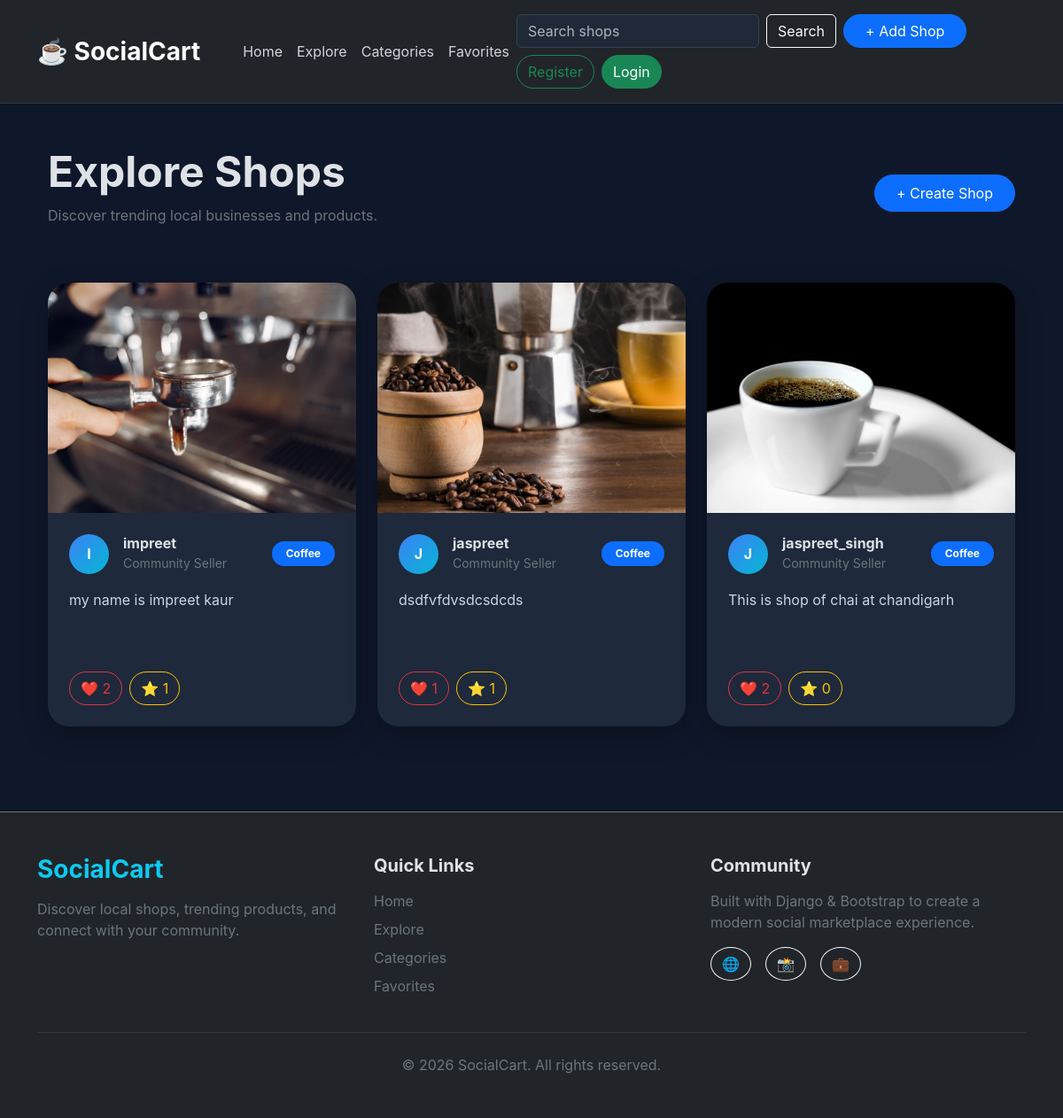
The page /shops/ on the database its author committed.
### shops/models.py (models this page shows, shortened)
class Shop(models.Model):
    CATEGORY_CHOICES = [
        ('Coffee', 'Coffee'),
        ('Food', 'Food'),
        ('Fashion', 'Fashion'),
        ('Tech', 'Tech'),
        ('Art', 'Art'),
    ]
    user = models.ForeignKey(User, on_delete=models.CASCADE)
    text = models.TextField(max_length=240)
    photo = models.ImageField(upload_to='photos/', blank=True, null=True)
    category = models.CharField(
        max_length=20,
        choices=CATEGORY_CHOICES,
        default='Coffee'
    )
    likes = models.ManyToManyField(
        User,
        related_name='liked_shops',
        blank=True,
    )
    favorites = models.ManyToManyField(
    User,
    related_name='favorite_shops',
    blank=True
)
    created_at = models.DateTimeField(auto_now_add=True)
    updated_at = models.DateTimeField(auto_now=True)

### shops/views.py (the view)
# urls.py: path('', views.shops_list, name='shops_list'),
def shops_list(request):
    search_query = request.GET.get('search', '')
    category_query = request.GET.get('category', '')
    shops = Shop.objects.all().order_by('-created_at')
    if search_query:
        shops = shops.filter(
    Q(text__icontains=search_query) |
    Q(user__username__icontains=search_query)
)
    if category_query:
        shops = shops.filter(
            category=category_query
        )
    return render(
        request,
        'shops_list.html',
        {
            'shop': shops,
            'search_query': search_query,
            'category_query': category_query
        }
    )

### shops/templates/shops_list.html (shortened to what this page needs)
{% extends "layout.html" %}
{% block content %}
<section class="py-5">
    <div class="container">
        <div class="d-flex justify-content-between align-items-center flex-wrap mb-5">
            <div>
                <h1 class="fw-bold display-5">
                    Explore Shops
                </h1>
                <p class="text-secondary">
                    Discover trending local businesses and products.
                </p>
            </div>
            <a href="{% url 'shop_create' %}"
               class="btn btn-primary rounded-pill px-4 py-2">
                + Create Shop
            </a>
        </div>
        <div class="row g-4">
            {% for shop in shop %}
            <div class="col-md-6 col-lg-4">
                <div class="card custom-card border-0 h-100 overflow-hidden">
                    {% if shop.photo %}
                    <div class="card-image-wrapper">
                        <img src="{{ shop.photo.url }}"
                             class="custom-card-img"
                             alt="">
                    </div>
                    {% endif %}
                    <div class="card-body p-4">
                        <div class="d-flex justify-content-between align-items-center mb-3">
                            <div class="d-flex align-items-center">
                                <div class="profile-circle">
                                    {{ shop.user.username|first|upper }}
                                </div>
                                <div class="ms-3">
                                    <h6 class="mb-0 fw-bold">
                                        {{ shop.user.username }}
                                    </h6>
                                    <small class="text-secondary">
                                        Community Seller
                                    </small>
                                </div>
                            </div>
                            <span class="badge bg-primary rounded-pill px-3 py-2">
                                {{ shop.category }}
                            </span>
                        </div>
                        <p class="custom-description">
                            {{ shop.text }}
                        </p>
                        <div class="d-flex gap-2 flex-wrap mt-4">
                            <form action="{% url 'like_shop' shop.id %}"
                                  method="POST">
                                <button class="btn btn-outline-danger rounded-pill">
                                    ❤️ {{ shop.likes.count }}
                                </button>
                            </form>
                            <form action="{% url 'favorite_shop' shop.id %}"
                                  method="POST">
                                <button class="btn btn-outline-warning rounded-pill">
                                    ⭐ {{ shop.favorites.count }}
                                </button>
                            </form>
                        </div>
                    </div>
                </div>
            </div>
            {% endfor %}
        </div>
    </div>
</section>
{% endblock %}

### templates/layout.html (shortened to what this page needs)
{% load static %}
<!DOCTYPE html>
<html lang="en" data-bs-theme="dark">
<head>
    <link href="https://cdn.jsdelivr.net/npm/bootstrap@5.3.8/dist/css/bootstrap.min.css" rel="stylesheet">
</head>
<body>
   <nav class="navbar navbar-expand-lg navbar-dark bg-dark shadow-sm sticky-top py-3">
  <div class="container">
    <a class="navbar-brand fw-bold fs-3"
       href="{% url 'home' %}">
      ☕ SocialCart
    </a>
    <div class="collapse navbar-collapse"
         id="navbarSupportedContent">
      <ul class="navbar-nav ms-4 mb-2 mb-lg-0">
        <li class="nav-item">
          <a class="nav-link active"
             href="{% url 'home' %}">
            Home
          </a>
        </li>
        <li class="nav-item">
          <a class="nav-link"
             href="{% url 'shops_list' %}">
            Explore
          </a>
        </li>
        <li class="nav-item">
          <a class="nav-link"
            href="{% url 'categories' %}">
            Categories
          </a>
        </li>
        <li class="nav-item">
          <a class="nav-link"
             href="{% url 'favorites_list' %}">
            Favorites
          </a>
        </li>
      </ul>
      <div class="ms-auto d-flex align-items-center gap-2 flex-wrap">
        <form class="d-flex"
      method="GET"
      action="{% url 'shops_list' %}">
    <input class="form-control me-2"
           type="search"
           name="search"
           placeholder="Search shops">
    <button class="btn btn-outline-light"
            type="submit">
        Search
    </button>
</form>
        <a href="{% url 'shop_create' %}"
           class="btn btn-primary rounded-pill px-4">
          + Add Shop
        </a>
        {% if user.is_authenticated %}
          <a href="{% url 'profile' user.username %}"
             class="btn btn-outline-info rounded-pill">
            Profile
          </a>
          <form action="{% url 'logout' %}"
                method="post">
            {% csrf_token %}
            <button class="btn btn-danger rounded-pill"
                    type="submit">
              Logout
            </button>
          </form>
        {% else %}
          <a href="{% url 'register' %}"
             class="btn btn-outline-success rounded-pill">
            Register
          </a>
          <a href="{% url 'login' %}"
             class="btn btn-success rounded-pill">
            Login
          </a>
        {% endif %}
      </div>
    </div>
  </div>
</nav>
    <div class="container">
        {% block content %}
        {% endblock  %}
    </div>
<footer class="bg-dark border-top border-secondary mt-5 py-5">
    <div class="container">
        <div class="row g-4">
            <div class="col-md-4">
                <h3 class="fw-bold text-info">
                    SocialCart
                </h3>
                <p class="text-secondary mt-3">
                    Discover local shops, trending products,
                    and connect with your community.
                </p>
            </div>
            <div class="col-md-4">
                <h5 class="fw-bold mb-3">
                    Quick Links
                </h5>
                <ul class="list-unstyled">
                    <li class="mb-2">
                        <a href="{% url 'home' %}"
                           class="text-decoration-none text-secondary">
                            Home
                        </a>
                    </li>
                    <li class="mb-2">
                        <a href="{% url 'shops_list' %}"
                           class="text-decoration-none text-secondary">
                            Explore
                        </a>
                    </li>
                    <li class="mb-2">
                        <a href="{% url 'categories' %}"
                           class="text-decoration-none text-secondary">
                            Categories
                        </a>
                    </li>
                    <li class="mb-2">
                        <a href="{% url 'favorites_list' %}"
                           class="text-decoration-none text-secondary">
                            Favorites
                        </a>
                    </li>
                </ul>
            </div>
            <div class="col-md-4">
                <h5 class="fw-bold mb-3">
                    Community
                </h5>
                <p class="text-secondary">
                    Built with Django & Bootstrap to create
                    a modern social marketplace experience.
                </p>
                <div class="d-flex gap-3 mt-3">
                    <a href="#"
                       class="btn btn-outline-light rounded-circle">
                        🌐
                    </a>
                    <a href="#"
                       class="btn btn-outline-light rounded-circle">
                        📸
                    </a>
                    <a href="#"
                       class="btn btn-outline-light rounded-circle">
                        💼
                    </a>
                </div>
            </div>
        </div>
        <hr class="border-secondary my-4">
        <div class="text-center text-secondary">
            © 2026 SocialCart. All rights reserved.
        </div>
    </div>
</footer>
</body>
</html>

### templates/layout.html (style rules this page uses)
body { background: #0f172a; font-family: 'Inter', sans-serif; }
.navbar { border-bottom: 1px solid #2d3748; }
.nav-link { color: #d1d5db !important; transition: 0.3s; }
.form-control { background-color: #1f2937; border: 1px solid #374151; color: white; }
.custom-card { background: #1e293b; border-radius: 24px; transition: 0.35s ease; box-shadow: 0 10px 30px rgba(0,0,0,0.25); }
.card-image-wrapper { overflow: hidden; }
.custom-card-img { width: 100%; height: 260px; object-fit: cover; transition: 0.4s; }
.profile-circle { width: 45px; height: 45px; border-radius: 50%; background: linear-gradient( 135deg, #3b82f6, #06b6d4 ); display: flex; align-items: center; justify-content: center; color: white; font-weight: bold; }
.custom-description { color: #cbd5e1; line-height: 1.7; min-height: 70px; }

### rows shown on the page
Shop: photo (picture), user.username|first "I", user.username "impreet", category "Coffee", text "my name is impreet kaur", likes.count "2", favorites.count "1"
Shop: photo (picture), user.username|first "J", user.username "jaspreet", category "Coffee", text "dsdfvfdvsdcsdcds", likes.count "1", favorites.count "1"
Shop: photo (picture), user.username|first "J", user.username "jaspreet_singh", category "Coffee", text "This is shop of chai at chandigarh", likes.count "2", favorites.count "0"
